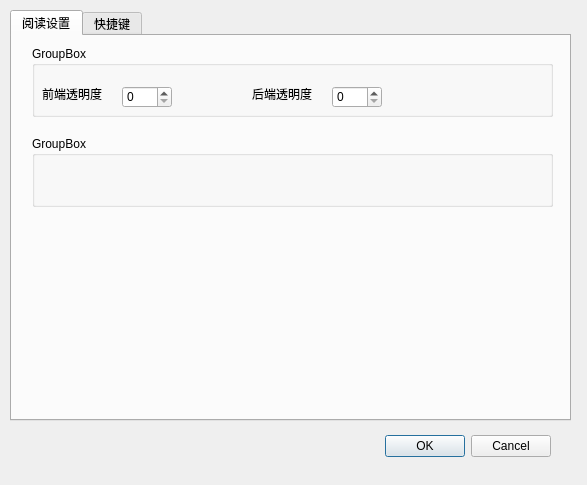
<?xml version="1.0" encoding="UTF-8"?>
<ui version="4.0">
 <class>Settings</class>
 <widget class="QDialog" name="Settings">
  <property name="geometry">
   <rect>
    <x>0</x>
    <y>0</y>
    <width>587</width>
    <height>485</height>
   </rect>
  </property>
  <property name="windowTitle">
   <string>Dialog</string>
  </property>
  <widget class="QDialogButtonBox" name="buttonBox">
   <property name="geometry">
    <rect>
     <x>210</x>
     <y>430</y>
     <width>341</width>
     <height>32</height>
    </rect>
   </property>
   <property name="orientation">
    <enum>Qt::Horizontal</enum>
   </property>
   <property name="standardButtons">
    <set>QDialogButtonBox::Cancel|QDialogButtonBox::Ok</set>
   </property>
  </widget>
  <widget class="QTabWidget" name="tabWidget">
   <property name="geometry">
    <rect>
     <x>10</x>
     <y>10</y>
     <width>561</width>
     <height>411</height>
    </rect>
   </property>
   <property name="currentIndex">
    <number>0</number>
   </property>
   <widget class="QWidget" name="tab">
    <property name="sizePolicy">
     <sizepolicy hsizetype="Expanding" vsizetype="Expanding">
      <horstretch>0</horstretch>
      <verstretch>0</verstretch>
     </sizepolicy>
    </property>
    <attribute name="title">
     <string>阅读设置</string>
    </attribute>
    <widget class="QGroupBox" name="groupBox">
     <property name="geometry">
      <rect>
       <x>20</x>
       <y>10</y>
       <width>521</width>
       <height>71</height>
      </rect>
     </property>
     <property name="title">
      <string>GroupBox</string>
     </property>
     <widget class="QLabel" name="label">
      <property name="geometry">
       <rect>
        <x>10</x>
        <y>40</y>
        <width>81</width>
        <height>16</height>
       </rect>
      </property>
      <property name="text">
       <string>前端透明度</string>
      </property>
     </widget>
     <widget class="QSpinBox" name="spinBox">
      <property name="geometry">
       <rect>
        <x>90</x>
        <y>40</y>
        <width>50</width>
        <height>22</height>
       </rect>
      </property>
     </widget>
     <widget class="QSpinBox" name="spinBox_2">
      <property name="geometry">
       <rect>
        <x>300</x>
        <y>40</y>
        <width>50</width>
        <height>22</height>
       </rect>
      </property>
     </widget>
     <widget class="QLabel" name="label_2">
      <property name="geometry">
       <rect>
        <x>220</x>
        <y>40</y>
        <width>81</width>
        <height>16</height>
       </rect>
      </property>
      <property name="text">
       <string>后端透明度</string>
      </property>
     </widget>
    </widget>
    <widget class="QGroupBox" name="groupBox_2">
     <property name="geometry">
      <rect>
       <x>20</x>
       <y>100</y>
       <width>521</width>
       <height>71</height>
      </rect>
     </property>
     <property name="title">
      <string>GroupBox</string>
     </property>
    </widget>
   </widget>
   <widget class="QWidget" name="tab_2">
    <attribute name="title">
     <string>快捷键</string>
    </attribute>
   </widget>
  </widget>
 </widget>
 <resources/>
 <connections>
  <connection>
   <sender>buttonBox</sender>
   <signal>accepted()</signal>
   <receiver>Settings</receiver>
   <slot>accept()</slot>
   <hints>
    <hint type="sourcelabel">
     <x>248</x>
     <y>254</y>
    </hint>
    <hint type="destinationlabel">
     <x>157</x>
     <y>274</y>
    </hint>
   </hints>
  </connection>
  <connection>
   <sender>buttonBox</sender>
   <signal>rejected()</signal>
   <receiver>Settings</receiver>
   <slot>reject()</slot>
   <hints>
    <hint type="sourcelabel">
     <x>316</x>
     <y>260</y>
    </hint>
    <hint type="destinationlabel">
     <x>286</x>
     <y>274</y>
    </hint>
   </hints>
  </connection>
 </connections>
</ui>
